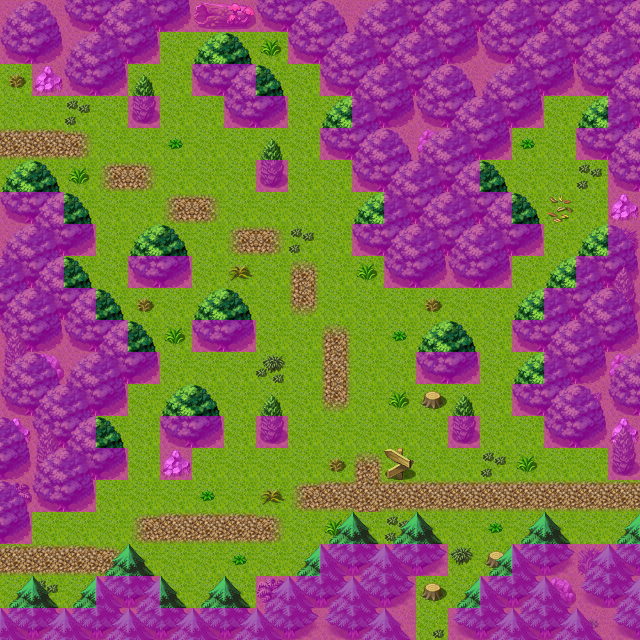

This is a level from a 2D game, rendered from its Tiled map with the project's own tilesets. A one-line summary and the map file follow, with tile-layer data summarised:
An orthogonal 20x20 tile map with 32x32 px tiles, 4 tile layers (Ground, Objects, Above, Walkable), 60 tilesets and 9 objects (4x mapchange, 4x spawn, sign).

<map version="1.0" tiledversion="1.1.5" orientation="orthogonal" renderorder="right-down" width="20" height="20" tilewidth="32" tileheight="32" infinite="0" nextobjectid="10">
 <properties>
  <property name="outdoors" value="1" />
 </properties>
 <tileset firstgid="1" name="map_bed_1" tilewidth="32" tileheight="32" tilecount="128" columns="16">
  <image source="../drawable/map_bed_1.png" width="512" height="256" />
 </tileset>
 <tileset firstgid="129" name="map_border_1" tilewidth="32" tileheight="32" tilecount="128" columns="16">
  <image source="../drawable/map_border_1.png" width="512" height="256" />
 </tileset>
 <tileset firstgid="257" name="map_bridge_1" tilewidth="32" tileheight="32" tilecount="128" columns="16">
  <image source="../drawable/map_bridge_1.png" width="512" height="256" />
 </tileset>
 <tileset firstgid="385" name="map_bridge_2" tilewidth="32" tileheight="32" tilecount="128" columns="16">
  <image source="../drawable/map_bridge_2.png" width="512" height="256" />
 </tileset>
 <tileset firstgid="513" name="map_broken_1" tilewidth="32" tileheight="32" tilecount="128" columns="16">
  <image source="../drawable/map_broken_1.png" width="512" height="256" />
 </tileset>
 <tileset firstgid="641" name="map_cavewall_1" tilewidth="32" tileheight="32" tilecount="108" columns="18">
  <image source="../drawable/map_cavewall_1.png" width="576" height="192" />
 </tileset>
 <tileset firstgid="749" name="map_cavewall_2" tilewidth="32" tileheight="32" tilecount="108" columns="18">
  <image source="../drawable/map_cavewall_2.png" width="576" height="192" />
 </tileset>
 <tileset firstgid="857" name="map_cavewall_3" tilewidth="32" tileheight="32" tilecount="108" columns="18">
  <image source="../drawable/map_cavewall_3.png" width="576" height="192" />
 </tileset>
 <tileset firstgid="965" name="map_cavewall_4" tilewidth="32" tileheight="32" tilecount="108" columns="18">
  <image source="../drawable/map_cavewall_4.png" width="576" height="192" />
 </tileset>
 <tileset firstgid="1073" name="map_chair_table_1" tilewidth="32" tileheight="32" tilecount="128" columns="16">
  <image source="../drawable/map_chair_table_1.png" width="512" height="256" />
 </tileset>
 <tileset firstgid="1201" name="map_chair_table_2" tilewidth="32" tileheight="32" tilecount="128" columns="16">
  <image source="../drawable/map_chair_table_2.png" width="512" height="256" />
 </tileset>
 <tileset firstgid="1329" name="map_crate_1" tilewidth="32" tileheight="32" tilecount="128" columns="16">
  <image source="../drawable/map_crate_1.png" width="512" height="256" />
 </tileset>
 <tileset firstgid="1457" name="map_cupboard_1" tilewidth="32" tileheight="32" tilecount="128" columns="16">
  <image source="../drawable/map_cupboard_1.png" width="512" height="256" />
 </tileset>
 <tileset firstgid="1585" name="map_curtain_1" tilewidth="32" tileheight="32" tilecount="128" columns="16">
  <image source="../drawable/map_curtain_1.png" width="512" height="256" />
 </tileset>
 <tileset firstgid="1713" name="map_entrance_1" tilewidth="32" tileheight="32" tilecount="128" columns="16">
  <image source="../drawable/map_entrance_1.png" width="512" height="256" />
 </tileset>
 <tileset firstgid="1841" name="map_entrance_2" tilewidth="32" tileheight="32" tilecount="128" columns="16">
  <image source="../drawable/map_entrance_2.png" width="512" height="256" />
 </tileset>
 <tileset firstgid="1969" name="map_fence_1" tilewidth="32" tileheight="32" tilecount="128" columns="16">
  <image source="../drawable/map_fence_1.png" width="512" height="256" />
 </tileset>
 <tileset firstgid="2097" name="map_fence_2" tilewidth="32" tileheight="32" tilecount="128" columns="16">
  <image source="../drawable/map_fence_2.png" width="512" height="256" />
 </tileset>
 <tileset firstgid="2225" name="map_fence_3" tilewidth="32" tileheight="32" tilecount="128" columns="16">
  <image source="../drawable/map_fence_3.png" width="512" height="256" />
 </tileset>
 <tileset firstgid="2353" name="map_fence_4" tilewidth="32" tileheight="32" tilecount="128" columns="16">
  <image source="../drawable/map_fence_4.png" width="512" height="256" />
 </tileset>
 <tileset firstgid="2481" name="map_ground_1" tilewidth="32" tileheight="32" tilecount="128" columns="16">
  <image source="../drawable/map_ground_1.png" width="512" height="256" />
 </tileset>
 <tileset firstgid="2609" name="map_ground_2" tilewidth="32" tileheight="32" tilecount="128" columns="16">
  <image source="../drawable/map_ground_2.png" width="512" height="256" />
 </tileset>
 <tileset firstgid="2737" name="map_ground_3" tilewidth="32" tileheight="32" tilecount="128" columns="16">
  <image source="../drawable/map_ground_3.png" width="512" height="256" />
 </tileset>
 <tileset firstgid="2865" name="map_ground_4" tilewidth="32" tileheight="32" tilecount="128" columns="16">
  <image source="../drawable/map_ground_4.png" width="512" height="256" />
 </tileset>
 <tileset firstgid="2993" name="map_ground_5" tilewidth="32" tileheight="32" tilecount="128" columns="16">
  <image source="../drawable/map_ground_5.png" width="512" height="256" />
 </tileset>
 <tileset firstgid="3121" name="map_ground_6" tilewidth="32" tileheight="32" tilecount="128" columns="16">
  <image source="../drawable/map_ground_6.png" width="512" height="256" />
 </tileset>
 <tileset firstgid="3249" name="map_ground_7" tilewidth="32" tileheight="32" tilecount="128" columns="16">
  <image source="../drawable/map_ground_7.png" width="512" height="256" />
 </tileset>
 <tileset firstgid="3377" name="map_ground_8" tilewidth="32" tileheight="32" tilecount="128" columns="16">
  <image source="../drawable/map_ground_8.png" width="512" height="256" />
 </tileset>
 <tileset firstgid="3505" name="map_house_1" tilewidth="32" tileheight="32" tilecount="128" columns="16">
  <image source="../drawable/map_house_1.png" width="512" height="256" />
 </tileset>
 <tileset firstgid="3633" name="map_house_2" tilewidth="32" tileheight="32" tilecount="128" columns="16">
  <image source="../drawable/map_house_2.png" width="512" height="256" />
 </tileset>
 <tileset firstgid="3761" name="map_indoor_1" tilewidth="32" tileheight="32" tilecount="128" columns="16">
  <image source="../drawable/map_indoor_1.png" width="512" height="256" />
 </tileset>
 <tileset firstgid="3889" name="map_indoor_2" tilewidth="32" tileheight="32" tilecount="128" columns="16">
  <image source="../drawable/map_indoor_2.png" width="512" height="256" />
 </tileset>
 <tileset firstgid="4017" name="map_kitchen_1" tilewidth="32" tileheight="32" tilecount="128" columns="16">
  <image source="../drawable/map_kitchen_1.png" width="512" height="256" />
 </tileset>
 <tileset firstgid="4145" name="map_outdoor_1" tilewidth="32" tileheight="32" tilecount="128" columns="16">
  <image source="../drawable/map_outdoor_1.png" width="512" height="256" />
 </tileset>
 <tileset firstgid="4273" name="map_pillar_1" tilewidth="32" tileheight="32" tilecount="128" columns="16">
  <image source="../drawable/map_pillar_1.png" width="512" height="256" />
 </tileset>
 <tileset firstgid="4401" name="map_pillar_2" tilewidth="32" tileheight="32" tilecount="128" columns="16">
  <image source="../drawable/map_pillar_2.png" width="512" height="256" />
 </tileset>
 <tileset firstgid="4529" name="map_plant_1" tilewidth="32" tileheight="32" tilecount="128" columns="16">
  <image source="../drawable/map_plant_1.png" width="512" height="256" />
 </tileset>
 <tileset firstgid="4657" name="map_plant_2" tilewidth="32" tileheight="32" tilecount="128" columns="16">
  <image source="../drawable/map_plant_2.png" width="512" height="256" />
 </tileset>
 <tileset firstgid="4785" name="map_rock_1" tilewidth="32" tileheight="32" tilecount="128" columns="16">
  <image source="../drawable/map_rock_1.png" width="512" height="256" />
 </tileset>
 <tileset firstgid="4913" name="map_rock_2" tilewidth="32" tileheight="32" tilecount="128" columns="16">
  <image source="../drawable/map_rock_2.png" width="512" height="256" />
 </tileset>
 <tileset firstgid="5041" name="map_roof_1" tilewidth="32" tileheight="32" tilecount="128" columns="16">
  <image source="../drawable/map_roof_1.png" width="512" height="256" />
 </tileset>
 <tileset firstgid="5169" name="map_roof_2" tilewidth="32" tileheight="32" tilecount="128" columns="16">
  <image source="../drawable/map_roof_2.png" width="512" height="256" />
 </tileset>
 <tileset firstgid="5297" name="map_roof_3" tilewidth="32" tileheight="32" tilecount="128" columns="16">
  <image source="../drawable/map_roof_3.png" width="512" height="256" />
 </tileset>
 <tileset firstgid="5425" name="map_shop_1" tilewidth="32" tileheight="32" tilecount="128" columns="16">
  <image source="../drawable/map_shop_1.png" width="512" height="256" />
 </tileset>
 <tileset firstgid="5553" name="map_sign_ladder_1" tilewidth="32" tileheight="32" tilecount="128" columns="16">
  <image source="../drawable/map_sign_ladder_1.png" width="512" height="256" />
 </tileset>
 <tileset firstgid="5681" name="map_table_1" tilewidth="32" tileheight="32" tilecount="128" columns="16">
  <image source="../drawable/map_table_1.png" width="512" height="256" />
 </tileset>
 <tileset firstgid="5809" name="map_trail_1" tilewidth="32" tileheight="32" tilecount="128" columns="16">
  <image source="../drawable/map_trail_1.png" width="512" height="256" />
 </tileset>
 <tileset firstgid="5937" name="map_transition_1" tilewidth="32" tileheight="32" tilecount="128" columns="16">
  <image source="../drawable/map_transition_1.png" width="512" height="256" />
 </tileset>
 <tileset firstgid="6065" name="map_transition_2" tilewidth="32" tileheight="32" tilecount="128" columns="16">
  <image source="../drawable/map_transition_2.png" width="512" height="256" />
 </tileset>
 <tileset firstgid="6193" name="map_transition_3" tilewidth="32" tileheight="32" tilecount="128" columns="16">
  <image source="../drawable/map_transition_3.png" width="512" height="256" />
 </tileset>
 <tileset firstgid="6321" name="map_transition_4" tilewidth="32" tileheight="32" tilecount="128" columns="16">
  <image source="../drawable/map_transition_4.png" width="512" height="256" />
 </tileset>
 <tileset firstgid="6449" name="map_transition_5" tilewidth="32" tileheight="32" tilecount="128" columns="16">
  <image source="../drawable/map_transition_5.png" width="512" height="256" />
 </tileset>
 <tileset firstgid="6577" name="map_tree_1" tilewidth="32" tileheight="32" tilecount="128" columns="16">
  <image source="../drawable/map_tree_1.png" width="512" height="256" />
 </tileset>
 <tileset firstgid="6705" name="map_tree_2" tilewidth="32" tileheight="32" tilecount="128" columns="16">
  <image source="../drawable/map_tree_2.png" width="512" height="256" />
 </tileset>
 <tileset firstgid="6833" name="map_wall_1" tilewidth="32" tileheight="32" tilecount="128" columns="16">
  <image source="../drawable/map_wall_1.png" width="512" height="256" />
 </tileset>
 <tileset firstgid="6961" name="map_wall_2" tilewidth="32" tileheight="32" tilecount="120" columns="15">
  <image source="../drawable/map_wall_2.png" width="480" height="256" />
 </tileset>
 <tileset firstgid="7081" name="map_wall_3" tilewidth="32" tileheight="32" tilecount="120" columns="15">
  <image source="../drawable/map_wall_3.png" width="480" height="256" />
 </tileset>
 <tileset firstgid="7201" name="map_wall_4" tilewidth="32" tileheight="32" tilecount="120" columns="15">
  <image source="../drawable/map_wall_4.png" width="480" height="256" />
 </tileset>
 <tileset firstgid="7321" name="map_window_1" tilewidth="32" tileheight="32" tilecount="128" columns="16">
  <image source="../drawable/map_window_1.png" width="512" height="256" />
 </tileset>
 <tileset firstgid="7449" name="map_window_2" tilewidth="32" tileheight="32" tilecount="128" columns="16">
  <image source="../drawable/map_window_2.png" width="512" height="256" />
 </tileset>
 <layer name="Ground" width="20" height="20">
  <data>[400 cells, 400 non-empty, 3 distinct tile ids]</data>
 </layer>
 <layer name="Objects" width="20" height="20">
  <data>[400 cells, 190 non-empty, 31 distinct tile ids]</data>
 </layer>
 <layer name="Above" width="20" height="20">
  <data>[400 cells, 78 non-empty, 5 distinct tile ids]</data>
 </layer>
 <layer name="Walkable" width="20" height="20">
  <data>[400 cells, 195 non-empty, 1 distinct tile ids]</data>
 </layer>
 <objectgroup name="Mapevents" visible="0">
  <object id="1" name="nw" type="mapchange" x="0" y="64" width="32" height="128">
   <properties>
    <property name="map" value="fallhaven_se" />
    <property name="place" value="east" />
   </properties>
  </object>
  <object id="2" name="sw" type="mapchange" x="0" y="544" width="32" height="64">
   <properties>
    <property name="map" value="gapfiller1" />
    <property name="place" value="east" />
   </properties>
  </object>
  <object id="3" name="sign_wild12" type="sign" x="384" y="448" width="32" height="32" />
  <object id="4" name="east" type="mapchange" x="608" y="480" width="32" height="64">
   <properties>
    <property name="map" value="wild13" />
    <property name="place" value="west" />
   </properties>
  </object>
  <object id="9" name="south" type="mapchange" x="416" y="608" width="32" height="32">
   <properties>
    <property name="map" value="bogsten5" />
    <property name="place" value="north" />
   </properties>
  </object>
 </objectgroup>
 <objectgroup name="Spawn" visible="0">
  <object id="5" name="forestwasp" type="spawn" x="96" y="128" width="288" height="192">
   <properties>
    <property name="quantity" value="2" />
   </properties>
  </object>
  <object id="6" name="forestboar2" type="spawn" x="96" y="384" width="288" height="192">
   <properties>
    <property name="quantity" value="2" />
   </properties>
  </object>
  <object id="7" name="forestserpent1" type="spawn" x="288" y="288" width="256" height="192">
   <properties>
    <property name="quantity" value="2" />
   </properties>
  </object>
  <object id="8" name="fallhaven_bandit" type="spawn" x="544" y="96" width="32" height="32" />
 </objectgroup>
 <objectgroup name="Keys" visible="0" />
</map>
